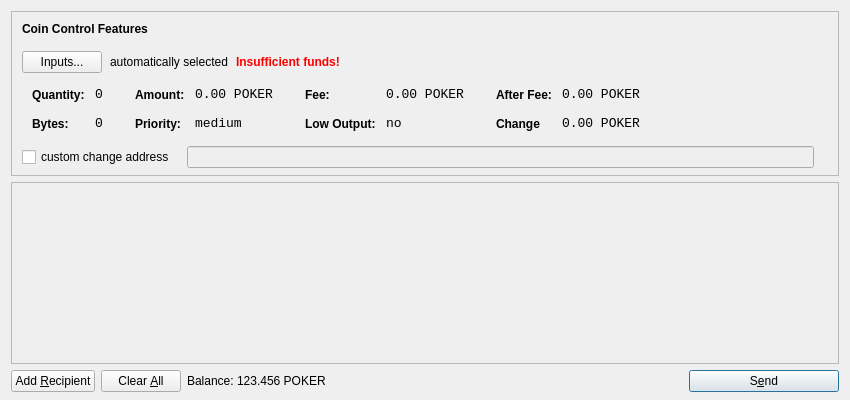
<?xml version="1.0" encoding="UTF-8"?>
<ui version="4.0">
 <class>SendCoinsDialog</class>
 <widget class="QDialog" name="SendCoinsDialog">
  <property name="geometry">
   <rect>
    <x>0</x>
    <y>0</y>
    <width>850</width>
    <height>400</height>
   </rect>
  </property>
  <property name="windowTitle">
   <string>Send Coins</string>
  </property>
  <layout class="QVBoxLayout" name="verticalLayout" stretch="0,1,0">
   <property name="bottomMargin">
    <number>8</number>
   </property>
   <item>
    <widget class="QFrame" name="frameCoinControl">
     <property name="sizePolicy">
      <sizepolicy hsizetype="Expanding" vsizetype="Expanding">
       <horstretch>0</horstretch>
       <verstretch>0</verstretch>
      </sizepolicy>
     </property>
     <property name="maximumSize">
      <size>
       <width>16777215</width>
       <height>16777215</height>
      </size>
     </property>
     <property name="frameShape">
      <enum>QFrame::StyledPanel</enum>
     </property>
     <property name="frameShadow">
      <enum>QFrame::Sunken</enum>
     </property>
     <layout class="QVBoxLayout" name="verticalLayoutCoinControl2">
      <property name="spacing">
       <number>-1</number>
      </property>
      <property name="leftMargin">
       <number>0</number>
      </property>
      <property name="topMargin">
       <number>0</number>
      </property>
      <property name="rightMargin">
       <number>0</number>
      </property>
      <property name="bottomMargin">
       <number>6</number>
      </property>
      <item>
       <layout class="QVBoxLayout" name="verticalLayoutCoinControl" stretch="0,0,0,0,1">
        <property name="spacing">
         <number>0</number>
        </property>
        <property name="leftMargin">
         <number>10</number>
        </property>
        <property name="topMargin">
         <number>10</number>
        </property>
        <item>
         <layout class="QHBoxLayout" name="horizontalLayoutCoinControl1">
          <property name="bottomMargin">
           <number>15</number>
          </property>
          <item>
           <widget class="QLabel" name="labelCoinControlFeatures">
            <property name="sizePolicy">
             <sizepolicy hsizetype="Preferred" vsizetype="Maximum">
              <horstretch>0</horstretch>
              <verstretch>0</verstretch>
             </sizepolicy>
            </property>
            <property name="font">
             <font>
              <weight>75</weight>
              <bold>true</bold>
             </font>
            </property>
            <property name="styleSheet">
             <string notr="true">font-weight:bold;</string>
            </property>
            <property name="text">
             <string>Coin Control Features</string>
            </property>
           </widget>
          </item>
         </layout>
        </item>
        <item>
         <layout class="QHBoxLayout" name="horizontalLayoutCoinControl2" stretch="0,0,0,0">
          <property name="spacing">
           <number>8</number>
          </property>
          <property name="bottomMargin">
           <number>10</number>
          </property>
          <item>
           <widget class="QPushButton" name="pushButtonCoinControl">
            <property name="styleSheet">
             <string notr="true"/>
            </property>
            <property name="text">
             <string>Inputs...</string>
            </property>
           </widget>
          </item>
          <item>
           <widget class="QLabel" name="labelCoinControlAutomaticallySelected">
            <property name="text">
             <string>automatically selected</string>
            </property>
            <property name="margin">
             <number>5</number>
            </property>
           </widget>
          </item>
          <item>
           <widget class="QLabel" name="labelCoinControlInsuffFunds">
            <property name="font">
             <font>
              <weight>75</weight>
              <bold>true</bold>
             </font>
            </property>
            <property name="styleSheet">
             <string notr="true">color:red;font-weight:bold;</string>
            </property>
            <property name="text">
             <string>Insufficient funds!</string>
            </property>
            <property name="margin">
             <number>5</number>
            </property>
           </widget>
          </item>
          <item>
           <spacer name="horizontalSpacerCoinControl">
            <property name="orientation">
             <enum>Qt::Horizontal</enum>
            </property>
            <property name="sizeHint" stdset="0">
             <size>
              <width>40</width>
              <height>1</height>
             </size>
            </property>
           </spacer>
          </item>
         </layout>
        </item>
        <item>
         <widget class="QWidget" name="widgetCoinControl" native="true">
          <property name="sizePolicy">
           <sizepolicy hsizetype="Preferred" vsizetype="Preferred">
            <horstretch>0</horstretch>
            <verstretch>0</verstretch>
           </sizepolicy>
          </property>
          <property name="minimumSize">
           <size>
            <width>0</width>
            <height>0</height>
           </size>
          </property>
          <property name="styleSheet">
           <string notr="true"/>
          </property>
          <layout class="QHBoxLayout" name="horizontalLayoutCoinControl5">
           <property name="margin">
            <number>0</number>
           </property>
           <item>
            <layout class="QHBoxLayout" name="horizontalLayoutCoinControl3" stretch="0,0,0,1">
             <property name="spacing">
              <number>20</number>
             </property>
             <property name="topMargin">
              <number>0</number>
             </property>
             <property name="bottomMargin">
              <number>10</number>
             </property>
             <item>
              <layout class="QFormLayout" name="formLayoutCoinControl1">
               <property name="horizontalSpacing">
                <number>10</number>
               </property>
               <property name="verticalSpacing">
                <number>14</number>
               </property>
               <property name="leftMargin">
                <number>10</number>
               </property>
               <property name="topMargin">
                <number>4</number>
               </property>
               <property name="rightMargin">
                <number>6</number>
               </property>
               <item row="0" column="0">
                <widget class="QLabel" name="labelCoinControlQuantityText">
                 <property name="styleSheet">
                  <string notr="true">font-weight:bold;</string>
                 </property>
                 <property name="text">
                  <string>Quantity:</string>
                 </property>
                 <property name="margin">
                  <number>0</number>
                 </property>
                </widget>
               </item>
               <item row="0" column="1">
                <widget class="QLabel" name="labelCoinControlQuantity">
                 <property name="font">
                  <font>
                   <family>Monospace</family>
                   <pointsize>10</pointsize>
                  </font>
                 </property>
                 <property name="cursor">
                  <cursorShape>IBeamCursor</cursorShape>
                 </property>
                 <property name="contextMenuPolicy">
                  <enum>Qt::ActionsContextMenu</enum>
                 </property>
                 <property name="text">
                  <string>0</string>
                 </property>
                 <property name="margin">
                  <number>0</number>
                 </property>
                 <property name="textInteractionFlags">
                  <set>Qt::LinksAccessibleByMouse|Qt::TextSelectableByKeyboard|Qt::TextSelectableByMouse</set>
                 </property>
                </widget>
               </item>
               <item row="1" column="0">
                <widget class="QLabel" name="labelCoinControlBytesText">
                 <property name="styleSheet">
                  <string notr="true">font-weight:bold;</string>
                 </property>
                 <property name="text">
                  <string>Bytes:</string>
                 </property>
                </widget>
               </item>
               <item row="1" column="1">
                <widget class="QLabel" name="labelCoinControlBytes">
                 <property name="font">
                  <font>
                   <family>Monospace</family>
                   <pointsize>10</pointsize>
                  </font>
                 </property>
                 <property name="cursor">
                  <cursorShape>IBeamCursor</cursorShape>
                 </property>
                 <property name="contextMenuPolicy">
                  <enum>Qt::ActionsContextMenu</enum>
                 </property>
                 <property name="text">
                  <string>0</string>
                 </property>
                 <property name="textInteractionFlags">
                  <set>Qt::LinksAccessibleByMouse|Qt::TextSelectableByKeyboard|Qt::TextSelectableByMouse</set>
                 </property>
                </widget>
               </item>
              </layout>
             </item>
             <item>
              <layout class="QFormLayout" name="formLayoutCoinControl2">
               <property name="horizontalSpacing">
                <number>10</number>
               </property>
               <property name="verticalSpacing">
                <number>14</number>
               </property>
               <property name="leftMargin">
                <number>6</number>
               </property>
               <property name="topMargin">
                <number>4</number>
               </property>
               <property name="rightMargin">
                <number>6</number>
               </property>
               <item row="0" column="0">
                <widget class="QLabel" name="labelCoinControlAmountText">
                 <property name="styleSheet">
                  <string notr="true">font-weight:bold;</string>
                 </property>
                 <property name="text">
                  <string>Amount:</string>
                 </property>
                 <property name="margin">
                  <number>0</number>
                 </property>
                </widget>
               </item>
               <item row="0" column="1">
                <widget class="QLabel" name="labelCoinControlAmount">
                 <property name="font">
                  <font>
                   <family>Monospace</family>
                   <pointsize>10</pointsize>
                  </font>
                 </property>
                 <property name="cursor">
                  <cursorShape>IBeamCursor</cursorShape>
                 </property>
                 <property name="contextMenuPolicy">
                  <enum>Qt::ActionsContextMenu</enum>
                 </property>
                 <property name="text">
                  <string>0.00 POKER</string>
                 </property>
                 <property name="textInteractionFlags">
                  <set>Qt::LinksAccessibleByMouse|Qt::TextSelectableByKeyboard|Qt::TextSelectableByMouse</set>
                 </property>
                </widget>
               </item>
               <item row="1" column="0">
                <widget class="QLabel" name="labelCoinControlPriorityText">
                 <property name="styleSheet">
                  <string notr="true">font-weight:bold;</string>
                 </property>
                 <property name="text">
                  <string>Priority:</string>
                 </property>
                </widget>
               </item>
               <item row="1" column="1">
                <widget class="QLabel" name="labelCoinControlPriority">
                 <property name="font">
                  <font>
                   <family>Monospace</family>
                   <pointsize>10</pointsize>
                  </font>
                 </property>
                 <property name="cursor">
                  <cursorShape>IBeamCursor</cursorShape>
                 </property>
                 <property name="contextMenuPolicy">
                  <enum>Qt::ActionsContextMenu</enum>
                 </property>
                 <property name="text">
                  <string>medium</string>
                 </property>
                 <property name="textInteractionFlags">
                  <set>Qt::LinksAccessibleByMouse|Qt::TextSelectableByKeyboard|Qt::TextSelectableByMouse</set>
                 </property>
                </widget>
               </item>
              </layout>
             </item>
             <item>
              <layout class="QFormLayout" name="formLayoutCoinControl3">
               <property name="horizontalSpacing">
                <number>10</number>
               </property>
               <property name="verticalSpacing">
                <number>14</number>
               </property>
               <property name="leftMargin">
                <number>6</number>
               </property>
               <property name="topMargin">
                <number>4</number>
               </property>
               <property name="rightMargin">
                <number>6</number>
               </property>
               <item row="0" column="0">
                <widget class="QLabel" name="labelCoinControlFeeText">
                 <property name="styleSheet">
                  <string notr="true">font-weight:bold;</string>
                 </property>
                 <property name="text">
                  <string>Fee:</string>
                 </property>
                 <property name="margin">
                  <number>0</number>
                 </property>
                </widget>
               </item>
               <item row="0" column="1">
                <widget class="QLabel" name="labelCoinControlFee">
                 <property name="font">
                  <font>
                   <family>Monospace</family>
                   <pointsize>10</pointsize>
                  </font>
                 </property>
                 <property name="cursor">
                  <cursorShape>IBeamCursor</cursorShape>
                 </property>
                 <property name="contextMenuPolicy">
                  <enum>Qt::ActionsContextMenu</enum>
                 </property>
                 <property name="text">
                  <string>0.00 POKER</string>
                 </property>
                 <property name="textInteractionFlags">
                  <set>Qt::LinksAccessibleByMouse|Qt::TextSelectableByKeyboard|Qt::TextSelectableByMouse</set>
                 </property>
                </widget>
               </item>
               <item row="1" column="0">
                <widget class="QLabel" name="labelCoinControlLowOutputText">
                 <property name="styleSheet">
                  <string notr="true">font-weight:bold;</string>
                 </property>
                 <property name="text">
                  <string>Low Output:</string>
                 </property>
                </widget>
               </item>
               <item row="1" column="1">
                <widget class="QLabel" name="labelCoinControlLowOutput">
                 <property name="font">
                  <font>
                   <family>Monospace</family>
                   <pointsize>10</pointsize>
                  </font>
                 </property>
                 <property name="cursor">
                  <cursorShape>IBeamCursor</cursorShape>
                 </property>
                 <property name="contextMenuPolicy">
                  <enum>Qt::ActionsContextMenu</enum>
                 </property>
                 <property name="text">
                  <string>no</string>
                 </property>
                 <property name="textInteractionFlags">
                  <set>Qt::LinksAccessibleByMouse|Qt::TextSelectableByKeyboard|Qt::TextSelectableByMouse</set>
                 </property>
                </widget>
               </item>
              </layout>
             </item>
             <item>
              <layout class="QFormLayout" name="formLayoutCoinControl4">
               <property name="horizontalSpacing">
                <number>10</number>
               </property>
               <property name="verticalSpacing">
                <number>14</number>
               </property>
               <property name="leftMargin">
                <number>6</number>
               </property>
               <property name="topMargin">
                <number>4</number>
               </property>
               <property name="rightMargin">
                <number>6</number>
               </property>
               <item row="0" column="0">
                <widget class="QLabel" name="labelCoinControlAfterFeeText">
                 <property name="styleSheet">
                  <string notr="true">font-weight:bold;</string>
                 </property>
                 <property name="text">
                  <string>After Fee:</string>
                 </property>
                 <property name="margin">
                  <number>0</number>
                 </property>
                </widget>
               </item>
               <item row="0" column="1">
                <widget class="QLabel" name="labelCoinControlAfterFee">
                 <property name="font">
                  <font>
                   <family>Monospace</family>
                   <pointsize>10</pointsize>
                  </font>
                 </property>
                 <property name="cursor">
                  <cursorShape>IBeamCursor</cursorShape>
                 </property>
                 <property name="contextMenuPolicy">
                  <enum>Qt::ActionsContextMenu</enum>
                 </property>
                 <property name="text">
                  <string>0.00 POKER</string>
                 </property>
                 <property name="textInteractionFlags">
                  <set>Qt::LinksAccessibleByMouse|Qt::TextSelectableByKeyboard|Qt::TextSelectableByMouse</set>
                 </property>
                </widget>
               </item>
               <item row="1" column="0">
                <widget class="QLabel" name="labelCoinControlChangeText">
                 <property name="styleSheet">
                  <string notr="true">font-weight:bold;</string>
                 </property>
                 <property name="text">
                  <string>Change</string>
                 </property>
                </widget>
               </item>
               <item row="1" column="1">
                <widget class="QLabel" name="labelCoinControlChange">
                 <property name="font">
                  <font>
                   <family>Monospace</family>
                   <pointsize>10</pointsize>
                  </font>
                 </property>
                 <property name="cursor">
                  <cursorShape>IBeamCursor</cursorShape>
                 </property>
                 <property name="contextMenuPolicy">
                  <enum>Qt::ActionsContextMenu</enum>
                 </property>
                 <property name="text">
                  <string>0.00 POKER</string>
                 </property>
                 <property name="textInteractionFlags">
                  <set>Qt::LinksAccessibleByMouse|Qt::TextSelectableByKeyboard|Qt::TextSelectableByMouse</set>
                 </property>
                </widget>
               </item>
              </layout>
             </item>
            </layout>
           </item>
          </layout>
         </widget>
        </item>
        <item>
         <layout class="QHBoxLayout" name="horizontalLayoutCoinControl4" stretch="0,0,0">
          <property name="spacing">
           <number>12</number>
          </property>
          <property name="sizeConstraint">
           <enum>QLayout::SetDefaultConstraint</enum>
          </property>
          <property name="topMargin">
           <number>5</number>
          </property>
          <property name="rightMargin">
           <number>5</number>
          </property>
          <item>
           <widget class="QCheckBox" name="checkBoxCoinControlChange">
            <property name="text">
             <string>custom change address</string>
            </property>
           </widget>
          </item>
          <item>
           <widget class="QLineEdit" name="lineEditCoinControlChange">
            <property name="enabled">
             <bool>false</bool>
            </property>
            <property name="sizePolicy">
             <sizepolicy hsizetype="Expanding" vsizetype="Fixed">
              <horstretch>0</horstretch>
              <verstretch>0</verstretch>
             </sizepolicy>
            </property>
           </widget>
          </item>
          <item>
           <widget class="QLabel" name="labelCoinControlChangeLabel">
            <property name="sizePolicy">
             <sizepolicy hsizetype="Preferred" vsizetype="Expanding">
              <horstretch>0</horstretch>
              <verstretch>0</verstretch>
             </sizepolicy>
            </property>
            <property name="minimumSize">
             <size>
              <width>0</width>
              <height>0</height>
             </size>
            </property>
            <property name="text">
             <string/>
            </property>
            <property name="margin">
             <number>3</number>
            </property>
           </widget>
          </item>
         </layout>
        </item>
        <item>
         <spacer name="verticalSpacerCoinControl">
          <property name="orientation">
           <enum>Qt::Vertical</enum>
          </property>
          <property name="sizeHint" stdset="0">
           <size>
            <width>800</width>
            <height>1</height>
           </size>
          </property>
         </spacer>
        </item>
       </layout>
      </item>
     </layout>
    </widget>
   </item>
   <item>
    <widget class="QScrollArea" name="scrollArea">
     <property name="widgetResizable">
      <bool>true</bool>
     </property>
     <widget class="QWidget" name="scrollAreaWidgetContents">
      <property name="geometry">
       <rect>
        <x>0</x>
        <y>0</y>
        <width>830</width>
        <height>165</height>
       </rect>
      </property>
      <layout class="QVBoxLayout" name="verticalLayout_2">
       <property name="margin">
        <number>0</number>
       </property>
       <item>
        <layout class="QVBoxLayout" name="entries">
         <property name="spacing">
          <number>6</number>
         </property>
        </layout>
       </item>
       <item>
        <spacer name="verticalSpacer">
         <property name="orientation">
          <enum>Qt::Vertical</enum>
         </property>
         <property name="sizeHint" stdset="0">
          <size>
           <width>20</width>
           <height>40</height>
          </size>
         </property>
        </spacer>
       </item>
      </layout>
     </widget>
    </widget>
   </item>
   <item>
    <layout class="QHBoxLayout" name="horizontalLayout">
     <item>
      <widget class="QPushButton" name="addButton">
       <property name="toolTip">
        <string>Send to multiple recipients at once</string>
       </property>
       <property name="text">
        <string>Add &amp;Recipient</string>
       </property>
       <property name="icon">
        <iconset resource="../bitcoin.qrc">
         <normaloff>:/icons/add</normaloff>:/icons/add</iconset>
       </property>
       <property name="autoDefault">
        <bool>false</bool>
       </property>
      </widget>
     </item>
     <item>
      <widget class="QPushButton" name="clearButton">
       <property name="sizePolicy">
        <sizepolicy hsizetype="Minimum" vsizetype="Fixed">
         <horstretch>0</horstretch>
         <verstretch>0</verstretch>
        </sizepolicy>
       </property>
       <property name="toolTip">
        <string>Remove all transaction fields</string>
       </property>
       <property name="text">
        <string>Clear &amp;All</string>
       </property>
       <property name="icon">
        <iconset resource="../bitcoin.qrc">
         <normaloff>:/icons/remove</normaloff>:/icons/remove</iconset>
       </property>
       <property name="autoRepeatDelay">
        <number>300</number>
       </property>
       <property name="autoDefault">
        <bool>false</bool>
       </property>
      </widget>
     </item>
     <item>
      <layout class="QHBoxLayout" name="horizontalLayout_2">
       <property name="spacing">
        <number>3</number>
       </property>
       <item>
        <widget class="QLabel" name="label">
         <property name="sizePolicy">
          <sizepolicy hsizetype="Preferred" vsizetype="Fixed">
           <horstretch>0</horstretch>
           <verstretch>0</verstretch>
          </sizepolicy>
         </property>
         <property name="text">
          <string>Balance:</string>
         </property>
        </widget>
       </item>
       <item>
        <widget class="QLabel" name="labelBalance">
         <property name="sizePolicy">
          <sizepolicy hsizetype="Preferred" vsizetype="Fixed">
           <horstretch>0</horstretch>
           <verstretch>0</verstretch>
          </sizepolicy>
         </property>
         <property name="cursor">
          <cursorShape>IBeamCursor</cursorShape>
         </property>
         <property name="text">
          <string>123.456 POKER</string>
         </property>
         <property name="textInteractionFlags">
          <set>Qt::LinksAccessibleByMouse|Qt::TextSelectableByKeyboard|Qt::TextSelectableByMouse</set>
         </property>
        </widget>
       </item>
      </layout>
     </item>
     <item>
      <spacer name="horizontalSpacer">
       <property name="orientation">
        <enum>Qt::Horizontal</enum>
       </property>
       <property name="sizeHint" stdset="0">
        <size>
         <width>40</width>
         <height>20</height>
        </size>
       </property>
      </spacer>
     </item>
     <item>
      <widget class="QPushButton" name="sendButton">
       <property name="minimumSize">
        <size>
         <width>150</width>
         <height>0</height>
        </size>
       </property>
       <property name="toolTip">
        <string>Confirm the send action</string>
       </property>
       <property name="text">
        <string>S&amp;end</string>
       </property>
       <property name="icon">
        <iconset resource="../bitcoin.qrc">
         <normaloff>:/icons/send</normaloff>:/icons/send</iconset>
       </property>
       <property name="default">
        <bool>true</bool>
       </property>
      </widget>
     </item>
    </layout>
   </item>
  </layout>
 </widget>
 <resources>
  <include location="../bitcoin.qrc"/>
 </resources>
 <connections/>
</ui>
